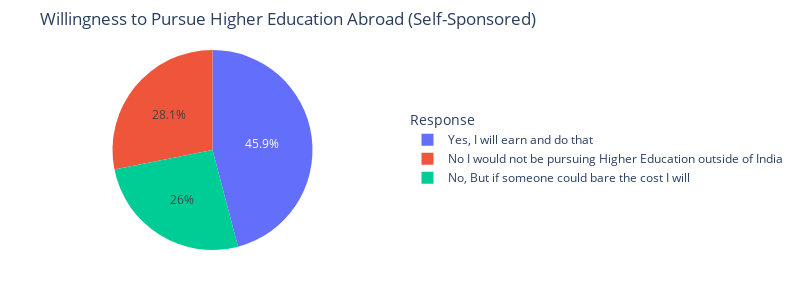

Notebook code cell kept with this figure:
### Markdown cell above
Question 3: Would you definitely pursue a Higher Education / Post Graduation outside of India ? If only you have to self sponsor it?

### Code cell
# Count frequencies for higher_ed_abroad
higher_ed_counts = df['higher_ed_abroad'].value_counts().reset_index()
higher_ed_counts.columns = ['higher_ed_abroad', 'count']

# Print a summary
print("Higher Education Abroad Distribution:")
for response, count in higher_ed_counts.itertuples(index=False):
    print(f"{response}: {count} participants ({(count / len(df)) * 100:.1f}%)")

# Create a pie chart
fig = px.pie(
    higher_ed_counts,
    values='count',
    names='higher_ed_abroad',
    title='Willingness to Pursue Higher Education Abroad (Self-Sponsored)',
    width=800,  # Moderate width
    height=300  # Moderate height
)

# Customize the chart
fig.update_traces(
    textinfo='percent',  # Show percentages on the slices
    textposition='inside'  # Place percentages inside the slices
)
fig.update_layout(
    legend_title_text='Response',  # Legend title
    legend=dict(
        yanchor="middle",
        y=0.5,
        xanchor="left",
        x=1.1  # Position legend to the right
    ),
    margin=dict(t=50, b=50, l=50, r=150)  # Adjust margins for legend
)

# Display the chart
fig.show()

### Figure 1 — Plotly figure (JSON) as saved in the notebook; plotly's stock layout.template omitted (floating-point values rounded to 4 significant figures)
{"data": [{"domain": {"x": [0, 1], "y": [0, 1]}, "hovertemplate": "higher_ed_abroad=%{label}<br>count=%{value}<extra></extra>", "labels": ["Yes, I will earn and do that", "No I would not be pursuing Higher Education outside of India", "No, But if someone could bare the cost I will"], "legendgroup": "", "name": "", "showlegend": true, "textinfo": "percent", "textposition": "inside", "type": "pie", "values": [106, 65, 60]}], "layout": {"height": 300, "legend": {"title": {"text": "Response"}, "tracegroupgap": 0, "x": 1.1, "xanchor": "left", "y": 0.5, "yanchor": "middle"}, "margin": {"b": 50, "l": 50, "r": 150, "t": 50}, "title": {"text": "Willingness to Pursue Higher Education Abroad (Self-Sponsored)"}, "width": 800}}
